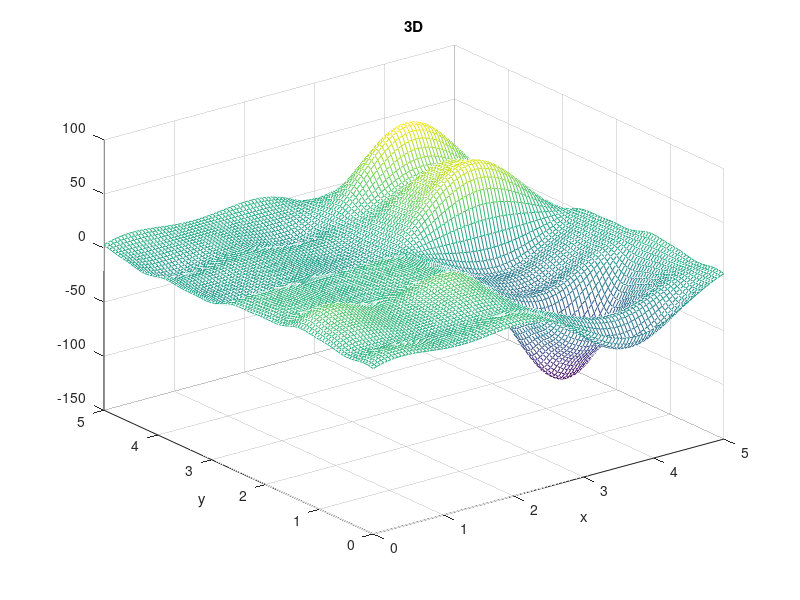
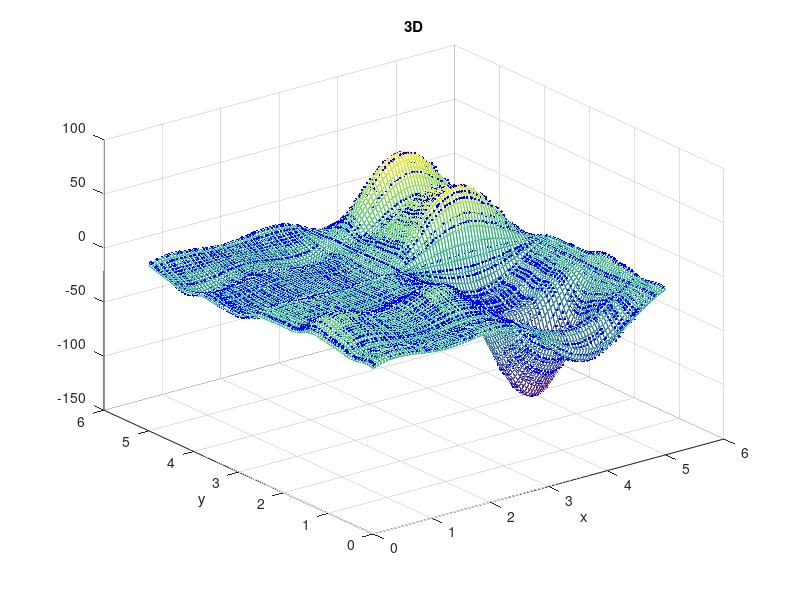

MATLAB code for these plots, in order: (Note: this script raises an error after producing the figures.)
%%Practica 2 - 07/12/18
%%Interpolacion 2D

clc;
close all;
clear all;
x1=load('Datos_3_2.txt');
y1=load('Datos_3_1.txt');
[n np]=size(x1);
figure(1)
mesh(y1(1,:), y1(2,:), y1(3:end,:));
grid on;
xlabel('x');
ylabel('y');
title('3D');
print('-f1', '-djpeg90', '-r300', 'GraficaID1.jpg');
 
figure(2)
mesh(y1(1,:), y1(2,:), y1(3:end,:));
hold on;
for i=1:np
    x(i,:)=x1(1,:);
    x2(i,:)=x1(2,:);
end
xi=x1(1,:);
xi2=x1(2,:);
yi=y1(1,:);
yi2= y1(2,:);
    plot3(x, x2', x1(3:end,:),'b.');
    mesh(y1(1,:), y1(2,:), y1(3:end,:));
grid on;
xlabel('x');
ylabel('y');
title('3D');
print('-f2', '-djpeg90', '-r300', 'GraficaID2.jpg');
 
%%
xi=x1(1,:);
xi2=x1(2,:);
yi=y1(1,:);
yi2= y1(2,:);
fxy=y1(3:end,:);
fxy2=x1(3:end,:);
incx=yi(2)-yi(1);
incy=yi2(2)-yi2(1);
nm=1;
for i=1:np
    for j=1:np
        yp=xi2(j);
        xp=xi(i);
       [it,xt]=interp2(yi,xp,incx);
       [it2,yt]=interp2(yi2,yp,incy);
        n=length(xt);
        for k=1:n
            p(2,k)=interp2([yi;fxy(:,it2(k))'],xp,nm);
        end
        p(1,:)=yi(it2);
        fxyp(i,j)=interp2(p,yp,nm);
    end
end
for i=1:n
    ea(i,:)=(fxyp(i,:)-fxy2(i,:)).^2;
end
et=0;
for i=1:n
    et=et+sum(ea(i,:))/(n*n);
end
    figure(3)
    plot3(x, x2', fxyp,'g.');
    hold on;
    plot3(x, x2', x1(3:end,:),'b.');
    mesh(y1(1,:), y1(2,:), y1(3:end,:));
    xlabel('x');
    ylabel('y');
    title('3D');
    grid on;
    print('-f3', '-djpeg90', '-r300', 'GraficaID3.jpg');
 
    nm=2;
for i=1:np
    for j=1:np
        yp=xi2(j);
        xp=xi(i);
       [it,xt]=interp2(yi,xp,incx);
       [it2,yt]=interp2(yi2,yp,incy);
        n=length(xt);
        for k=1:n
            p(2,k)=interpn([yi;fxy(:,it2(k))'],xp,nm);
        end
        p(1,:)=yi(it2);
        fxyp2(i,j)=interp2(p,yp,nm);
    end
end
 
for i=1:n
    ea(i,:)=(fxyp2(i,:)-fxy2(i,:)).^2;
end
et2=0;
for i=1:n
    et2=et2+sum(ea(i,:))/(n*n);
end
    figure(4)
    plot3(x, x2', fxyp2,'g.');
    hold on;
    plot3(x, x2', x1(3:end,:),'b.');
    mesh(y1(1,:), y1(2,:), y1(3:end,:));
    xlabel('x');
    ylabel('y');
    title('3D');
    grid on;
    print('-f4', '-djpeg90', '-r300', 'GraficaID4.jpg');
 
    nm=3;
for i=1:np
    for j=1:np
        yp=xi2(j);
        xp=xi(i);
       [it,xt]=interp2(yi,xp,incx);
       [it2,yt]=interp2(yi2,yp,incy);
        n=length(xt);
        for k=1:n
            p(2,k)=interp2([yi;fxy(:,it2(k))'],xp,nm);
        end
        p(1,:)=yi(it2);
        fxyp3(i,j)=interp2(p,yp,nm);
    end
end
for i=1:n
    ea(i,:)=(fxyp3(i,:)-fxy2(i,:)).^2;
end
et3=0;
for i=1:n
    et3=et3+sum(ea(i,:))/(n*n);
end
    figure(5)
    plot3(x, x2', fxyp3,'g.');
    hold on;
    plot3(x, x2', x1(3:end,:),'b.');
    mesh(y1(1,:), y1(2,:), y1(3:end,:));
    xlabel('x');
    ylabel('y');
    title('3D');
    grid on;
    print('-f5', '-djpeg90', '-r300', 'GraficaID5.jpg');
